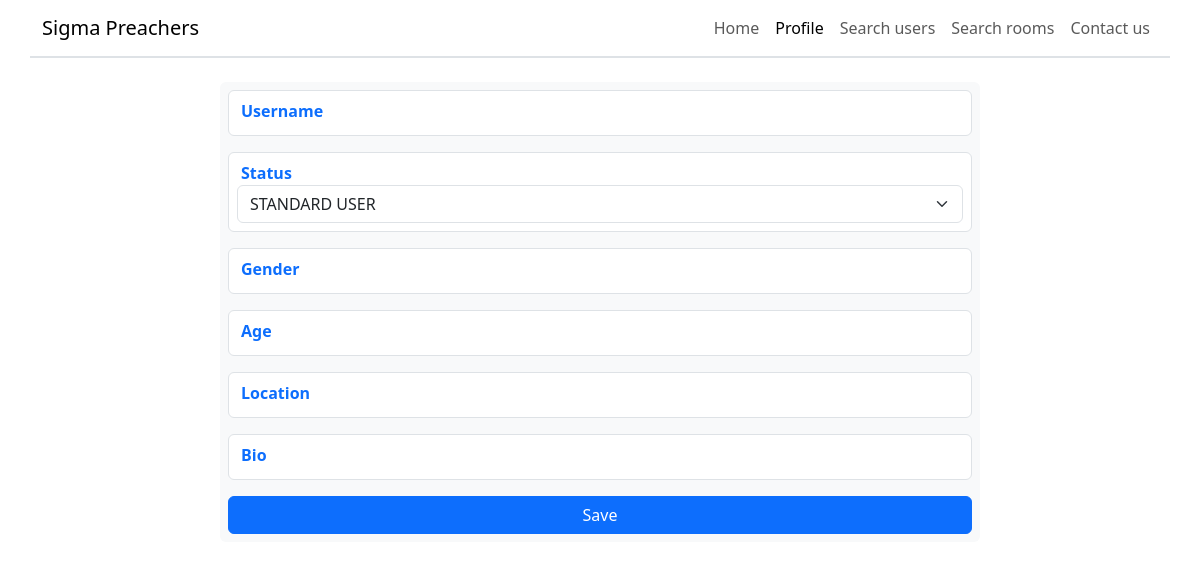
Page /promote_user/2 (signed in) on the earlier database version.
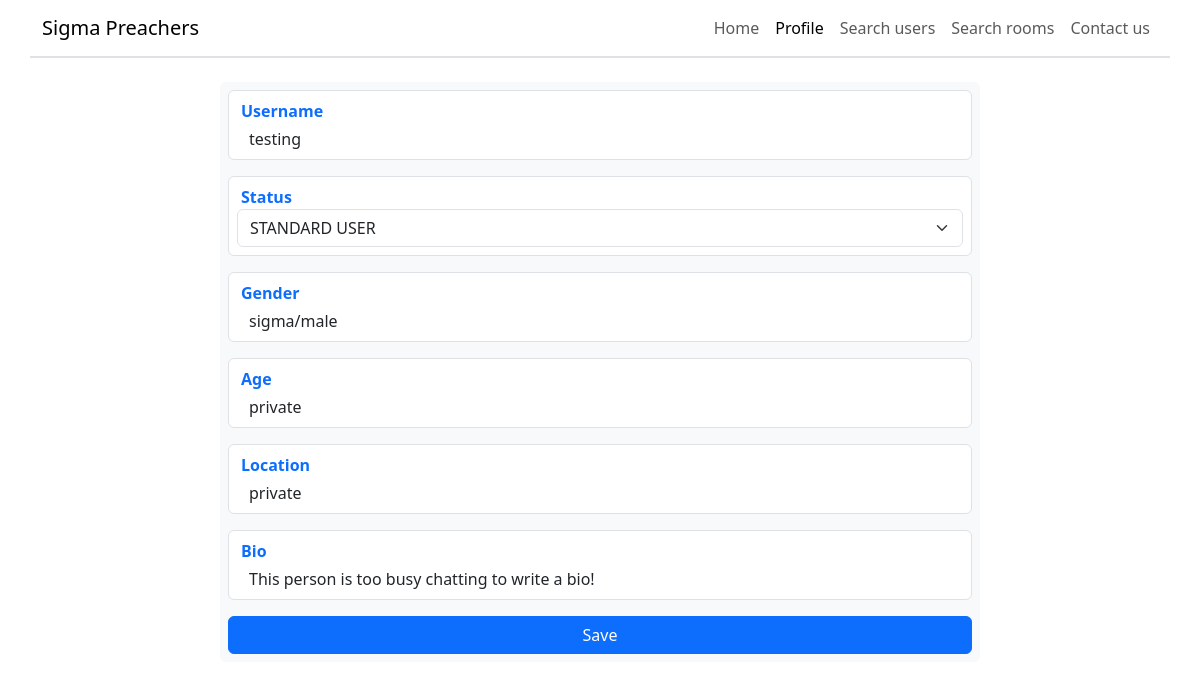
Same page on the later database version.
### project/database/create_db.py (models this page shows)
class User(UserMixin, db.Model):
    __tablename__ = "users"
    id = db.Column(db.Integer, primary_key=True, autoincrement=True)
    username = db.Column(db.String(67), unique=True, nullable=False)
    password = db.Column(db.Integer, nullable=False)  # Only store password hash
    status = db.Column(db.String(20), default="STANDARD USER", nullable=False)
    gender = db.Column(db.String(67), default="sigma/male", nullable=False)
    age = db.Column(db.Integer, default=-1, nullable=False)
    location = db.Column(db.String(67), default="private", nullable=False)
    bio = db.Column(
        db.String(255),
        default="This person is too busy chatting to write a bio!",
        nullable=False,
    )
    banned = db.Column(db.Boolean, default=False, nullable=False)
    ban_end = db.Column(db.Integer, default=int(datetime.now().timestamp()))
    room_access = db.relationship("RoomAccess", backref="user")
    admin_messages = db.relationship("AdminMessage", backref="user")

### project/routes/promote_user.py (the view)
@promote_user_bp.route("/promote_user/<int:user_id>", methods=["GET", "POST"])
@login_required
def promote_user(user_id: int):
    if current_user.status != "MASTER":
        flash("You do not have access to that page.", "warning")
        return redirect(url_for("home.home"))
    form = PromoteUserForm()
    service = PromoteUserService(user_id)
    user_data = service.get_user_object()
    if not form.validate_on_submit():
        return render_template(
            "promote_user.html", form=form, user_details=user_data
        )
    new_status = form.status.data
    service.promote_user(new_status)
    return redirect(url_for("view_profile.view_profile", id=user_id))

### project/forms/promote_user.py
class PromoteUserForm(FlaskForm):
    status = SelectField(
        "Status",
        choices=[
            ("STANDARD USER", "STANDARD USER"),
            ("ADMIN", "ADMIN"),
        ],
        validators=[DataRequired()],
    )
    submit = SubmitField("Save")

### project/database/select_db.py (called while the page is built)
    @staticmethod
    def select_user_with_id(user_id: int) -> User | None:
        found_user = User.query.filter(User.id == user_id).first()
        if found_user is None:
            return None
        found_user.ban_end = datetime.fromtimestamp(
            found_user.ban_end
        ).strftime("%d/%m/%Y")
        return found_user

### project/services/promote_user.py (called while the page is built)
    def get_user_object(self) -> User | None:
        return Select.select_user_with_id(self.user_id)

### project/templates/promote_user.html (shortened to what this page needs)
{% extends "base.html" %}
{% block body %}
<header class="row border-bottom border-2">
    <nav class="navbar navbar-expand-sm">
        <div class="container-fluid">
            <a class="navbar-brand" href="/">Sigma Preachers</a>
            <div class="collapse navbar-collapse" id="collapsibleNavbar">
                <ul class="navbar-nav ms-auto">
                    <li class="nav-item">
                        <a class="nav-link" href="/home">Home</a>
                    </li>
                    <li class="nav-item">
                        <a class="nav-link active" href="/view_profile/{{ current_user.id }}">Profile</a>
                    </li>
                    <li class="nav-item">
                        <a class="nav-link" href="/search_users">Search users</a>
                    </li>
                    <li class="nav-item">
                        <a class="nav-link" href="/search_rooms">Search rooms</a>
                    </li>
                    <li class="nav-item">
                        <a class="nav-link" href="/contact_us">Contact us</a>
                    </li>
                </ul>
            </div>
        </div>
    </nav>
</header>
<main class="mt-4">
    <div class="row d-flex justify-content-center mb-5">
        <form action="/promote_user/{{ user_details.id }}" class="bg-light rounded p-2 mb-5 col-sm-8" method="post">
            <div class="d-flex flex-column row border py-2 mx-0 rounded mb-3" style="background-color: white;">
                <p class="text-primary fw-bold ms-0 my-0">Username</p>
                <p class="mt-1 ms-2 mb-0">{{ user_details.username }}</p>
            </div>
            <div class="d-flex flex-column row border py-2 px-2 mx-0 rounded mb-3" style="background-color: white;">
                <p class="text-primary fw-bold ms-0 my-0 ps-1">Status</p>
                {{ form.status(class="form-select") }}
            </div>
            <div class="d-flex flex-column row border py-2 mx-0 rounded mb-3" style="background-color: white;">
                <p class="text-primary fw-bold ms-0 my-0">Gender</p>
                <p class="mt-1 ms-2 mb-0">{{ user_details.gender }}</p>
            </div>
            <div class="d-flex flex-column row border py-2 mx-0 rounded mb-3" style="background-color: white;">
                <p class="text-primary fw-bold ms-0 my-0">Age</p>
                {% if user_details.age == -1 %}
                <p class="mt-1 ms-2 mb-0">private</p>
                {% else %}
                <p class="mt-1 ms-2 mb-0">{{ user_details.age }}</p>
                {% endif %}
            </div>
            <div class="d-flex flex-column row border py-2 mx-0 rounded mb-3" style="background-color: white;">
                <p class="text-primary fw-bold ms-0 my-0">Location</p>
                <p class="mt-1 ms-2 mb-0">{{ user_details.location }}</p>
            </div>
            <div class="d-flex flex-column row border py-2 mx-0 rounded mb-3" style="background-color: white;">
                <p class="text-primary fw-bold ms-0 my-0">Bio</p>
                <p class="mt-1 ms-2 mb-0 text-break">{{ user_details.bio }}</p>
            </div>
            <div style="width: 100%">
                {{ form.submit(class="btn btn-primary mx-auto px-5", style="width: 100%") }}
            </div>
        </form>
    </div>
</main>
{% endblock %}

Differences in the rows shown:
added User: username "testing", gender "sigma/male", location "private", bio "This person is too busy chatting to write a bio!"
Other differences:
text now shown: "private"
